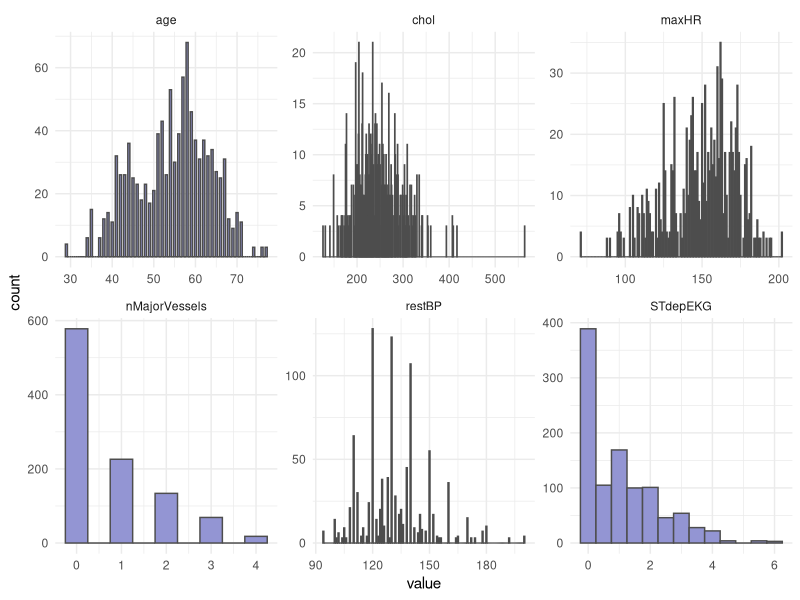
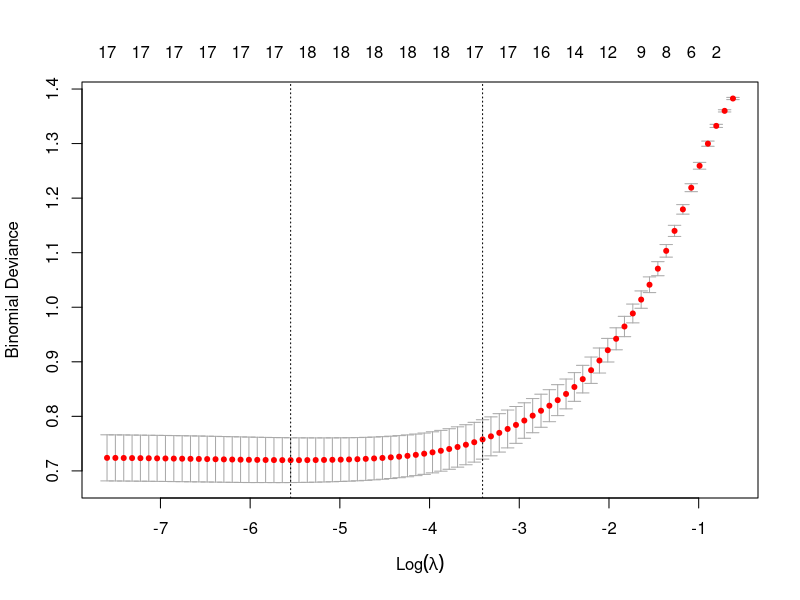
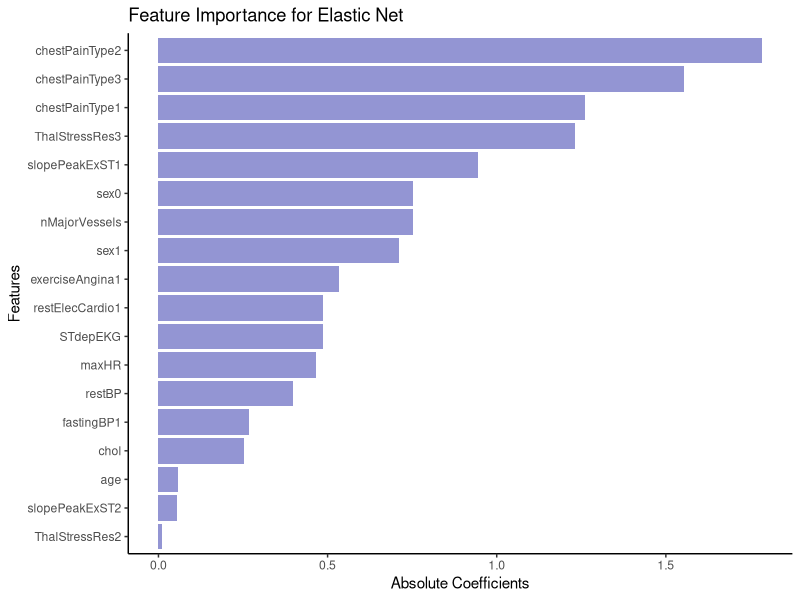

Here is the R script that generated these plots, in order:
## ---- chunk 1
library(tidyverse)
library(caret)
library(glmnet)
library(MASS)
library(randomForest)
## ---- chunk 2
HD <- read_csv("../data/HeartDisease.csv")

HD
## ---- chunk 3

facCols <- c("sex", 
             "chestPainType", 
             "fastingBP", 
             "restElecCardio", 
             "exerciseAngina", 
             "slopePeakExST", 
             "ThalStressRes", 
             "heartDisease")


HD <- HD %>% 
  mutate_if(names(.) %in% facCols, as.factor) 

## ---- chunk 4
# Reshape data to long format for ggplot2
long_data <- HD %>% 
  dplyr::select(where(is.numeric)) %>%
  pivot_longer(cols = everything(), 
               names_to = "variable", 
               values_to = "value")
## ---- chunk 5
# Plot histograms for each numeric variable in one grid
ggplot(long_data, aes(x = value)) +
  geom_histogram(binwidth = 0.5, fill = "#9395D3", color ='grey30') +
  facet_wrap(~ variable, scales = "free") +
  theme_minimal()
## ---- chunk 6
HD <- HD %>%
  drop_na(.) %>%
  mutate(across(where(is.numeric), scale))

## ---- chunk 7

HD %>%
  dplyr::select(where(is.factor)) %>%
  pivot_longer(everything(), names_to = "Variable", values_to = "Level") %>%
  count(Variable, Level, name = "Count")


## ---- chunk 8
HD <- HD %>% 
  filter(ThalStressRes != 0 & restElecCardio !=2) %>%
  mutate(ThalStressRes= as.factor(as.character(ThalStressRes)), 
         restElecCardio = as.factor(as.character(restElecCardio)))
## ---- chunk 9

#df_wine <- df_wine %>%
#  mutate(ID = paste0("T", 1:nrow(df_wine)))

HD <- HD %>% 
  mutate(ID = paste0("W", 1:nrow(HD)))


# Set seed
set.seed(123)

# Training set
train <- HD %>% 
  sample_frac(0.70) 

# Check group levels
train %>%
  dplyr::select(where(is.factor)) %>%
  pivot_longer(everything(), names_to = "Variable", values_to = "Level") %>%
  count(Variable, Level, name = "Count")
## ---- chunk 10
# Test sett
test  <- anti_join(HD, train, by = 'ID') 

# Check group levels
test %>%
  dplyr::select(where(is.factor)) %>%
  pivot_longer(everything(), names_to = "Variable", values_to = "Level") %>%
  count(Variable, Level, name = "Count")



## ---- chunk 11

y_train <- train %>%
  pull(heartDisease)


y_test <- test %>% 
  pull(heartDisease)

## ---- chunk 12
train <- train %>% 
  dplyr::select(-c(ID, heartDisease))


test <- test %>% 
  dplyr::select(-c(ID, heartDisease))
## ---- chunk 13
modTrain <- model.matrix(~ .- 1, data = train)
head(modTrain)

modTest <- model.matrix(~ .- 1, data = test)
## ---- chunk 14
EN_model <- glmnet(modTrain, y_train, alpha = 0.5, family = "binomial")
## ---- chunk 15
set.seed(123)
cv_model <- cv.glmnet(modTrain, y_train, alpha = 0.5, family = "binomial")
## ---- chunk 16
plot(cv_model)

bestLambda = cv_model$lambda.min
## ---- chunk 17
y_pred <- predict(EN_model, s = bestLambda, newx = modTest, type = 'class')
## ---- chunk 18
y_pred <- as.factor(y_pred)

caret::confusionMatrix(y_pred, y_test)
## ---- chunk 19
coeffs <- coef(EN_model, s = bestLambda)

# Convert coefficients to a data frame for easier viewing
coeffsDat <- as.data.frame(as.matrix(coeffs)) %>% 
  rownames_to_column(var = 'VarName')
 
## ---- chunk 20
# Make dataframe ready for plotting, remove intercept and coeffcients that are zero
coeffsDat <- coeffsDat %>% 
  mutate(AbsImp = abs(s1)) %>%
  arrange(AbsImp) %>%
  mutate(VarName = factor(VarName, levels=VarName)) %>%
  filter(AbsImp > 0 & VarName != "(Intercept)")


# Plot
ggplot(coeffsDat, aes(x = VarName, y = AbsImp)) +
  geom_bar(stat = "identity", fill = "#9395D3") +
  coord_flip() +
  labs(title = "Feature Importance for Elastic Net", 
       x = "Features", 
       y = "Absolute Coefficients") +
  theme_classic()
